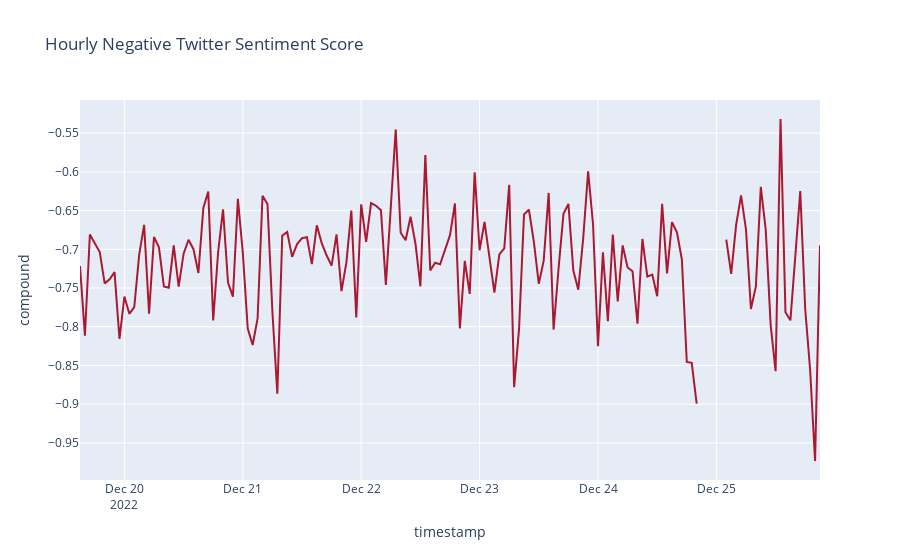

Write notebook code for a chart like this one.
### Code cell
neg_ts = neg_df.groupby(pd.Grouper(key='timestamp', axis=0, 
                      freq='H', sort=True)).mean()

fig4 = px.line(neg_ts, x=neg_ts.index, y='compound', title='Hourly Negative Twitter Sentiment Score')
fig4.update_traces(line_color='#AA1931')
fig4.show()

### Figure 1 — Plotly figure (JSON) as saved in the notebook; plotly's stock layout.template omitted (floating-point values rounded to 4 significant figures; data arrays with more than 128 entries replaced by an {"elided": "..."} marker saying what was removed)
{"data": [{"hovertemplate": "timestamp=%{x}<br>compound=%{y}<extra></extra>", "legendgroup": "", "line": {"color": "#AA1931", "dash": "solid"}, "marker": {"symbol": "circle"}, "mode": "lines", "name": "", "orientation": "v", "showlegend": false, "type": "scatter", "x": {"elided": "151 str values"}, "xaxis": "x", "y": {"elided": "151 float values"}, "yaxis": "y"}], "layout": {"legend": {"tracegroupgap": 0}, "title": {"text": "Hourly Negative Twitter Sentiment Score"}, "xaxis": {"anchor": "y", "domain": [0, 1], "title": {"text": "timestamp"}}, "yaxis": {"anchor": "x", "domain": [0, 1], "title": {"text": "compound"}}}}
